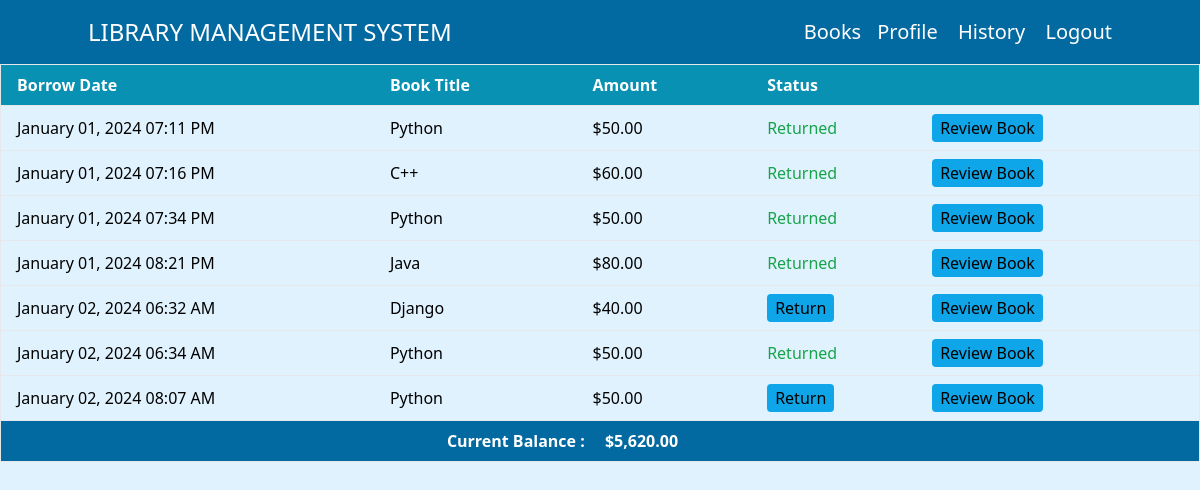
The app's page /borrow/history/ (signed in) with its own data.
### transactions/models.py (models this page shows)
class Transaction(models.Model):
    account = models.ForeignKey(UserProfile, on_delete=models.CASCADE, related_name='transactions', null=True, blank=True)
    book = models.ForeignKey(Book, on_delete=models.CASCADE, null=True)
    amount = models.DecimalField(max_digits=10, decimal_places=2,null=True, blank=True)
    balance_after_transaction = models.DecimalField(
        max_digits=12, decimal_places=2, null=True, blank=True)
    transaction_type = models.CharField(max_length=10, choices=TRANSACTION_TYPE)
    timestamp = models.DateTimeField(auto_now_add=True)
    is_returned = models.BooleanField(default=False)
    def __str__(self):
        return f'{self.transaction_type} - {self.amount}'

### books/models.py (models this page shows, shortened)
class Book(models.Model):
    title = models.CharField(max_length=100)
    author = models.CharField(max_length=100)
    publisher = models.CharField(max_length=255, blank=True, null=True)
    date_of_publication = models.DateField(null=True, blank=True)
    description = models.TextField()
    image = models.ImageField(upload_to='books/uploads', blank=True, null=True)
    borrowing_price = models.DecimalField(max_digits=10, decimal_places=2)
    category = models.ForeignKey(
        Category, on_delete=models.CASCADE, blank=True, null=True)

### users/models.py (models this page shows, shortened)
class UserProfile(models.Model):
    user = models.OneToOneField(User, on_delete=models.CASCADE, related_name='profile')
    birth_date = models.DateField(null=True, blank=True)
    gender = models.CharField(max_length=100, choices=GENDER_TYPE)
    profession = models.CharField(max_length=100, choices=PROFESSION_TYPE)
    phone_number = models.CharField(max_length=12)
    address = models.TextField(blank=True, null=True)
    balance = models.DecimalField(max_digits=10, decimal_places=2, default=0)

### books/views.py (the view)
# urls.py: path('borrow/history/', BorrowHistoryView.as_view(), name='borrow_history'),
@method_decorator(login_required, name='dispatch')
class BorrowHistoryView(View):
    template_name = 'books/borrow_history.html'
    def get(self, request, *args, **kwargs):
        transactions = Transaction.objects.filter(
            account__user=request.user, transaction_type=BORROW_BOOK)
        context = {'transactions': transactions}
        print(context)
        return render(request, self.template_name, context)

### books/templates/books/borrow_history.html (shortened to what this page needs)
{% extends "base.html" %}
{% load humanize %}
{% block content %}
  <div class="h-screen">
    <table class="table-auto mx-auto w-full px-5 rounded-xl border dark:border-neutral-500">
      <thead class="bg-purple-500 text-white text-left">
        <tr class="bg-cyan-600 rounded-md py-2 px-4 text-white font-bold">
          <th class="px-4 py-2">Borrow Date</th>
          <th class="px-4 py-2">Book Title</th>
          <th class="px-4 py-2">Amount</th>
          <th class="px-4 py-2">Status</th>
          <th class="px-4 py-2"></th>
          <th class="px-4 py-2"></th>
        </tr>
      </thead>
      <tbody>
        {% for transaction in transactions %}
          <tr class="border dark:border-neutral-500">
            <td class="px-4 py-2">{{ transaction.timestamp|date:"F d, Y h:i A" }}</td>
            <td class="px-4 py-2">{{ transaction.book.title }}</td>
            <td class="px-4 py-2">${{ transaction.book.borrowing_price|floatformat:2|intcomma }}</td>
            <td class="px-4 py-2">
              {% if not transaction.is_returned %}
                <form method="post" action="{% url 'return_book' pk=transaction.pk %}">
                  <button type="submit"
                          class="btn btn-sm border-0 bg-sky-500 hover:bg-sky-700 rounded px-2 py-0.5">Return</button>
                </form>
              {% else %}
                <button type="button" class="text-green-600" disabled>Returned</button>
              {% endif %}
            </td>
            <td class="px-4 py-2">
              <form method="post"
                    action="{% url 'book_review' book_id=transaction.book.id %}">
                <button type="submit"
                        class="btn btn-sm border-0 bg-sky-500 hover:bg-sky-700 rounded px-2 py-0.5">
                  Review Book
                </button>
              </form>
            </td>
          </tr>
        {% endfor %}
        <tr class="bg-sky-700 text-white">
          <th></th>
          <th class="py-2" colspan="2">
            <span class="mr-4">Current Balance :</span> ${{ request.user.profile.balance|floatformat:2|intcomma }}
          </th>
          <th></th>
          <th></th>
          <th></th>
        </tr>
      </tbody>
    </table>
  </div>
{% endblock content %}

### records on screen
Transaction: is_returned "Returned"
Transaction: is_returned "Returned"
Transaction: is_returned "Returned"
Transaction: is_returned "Returned"
Transaction: is_returned "Return"
Transaction: is_returned "Returned"
Transaction: is_returned "Return"

### other values on screen
{{ request.user.profile.balance|floatformat:2|intcomma }} "5,620.00"
